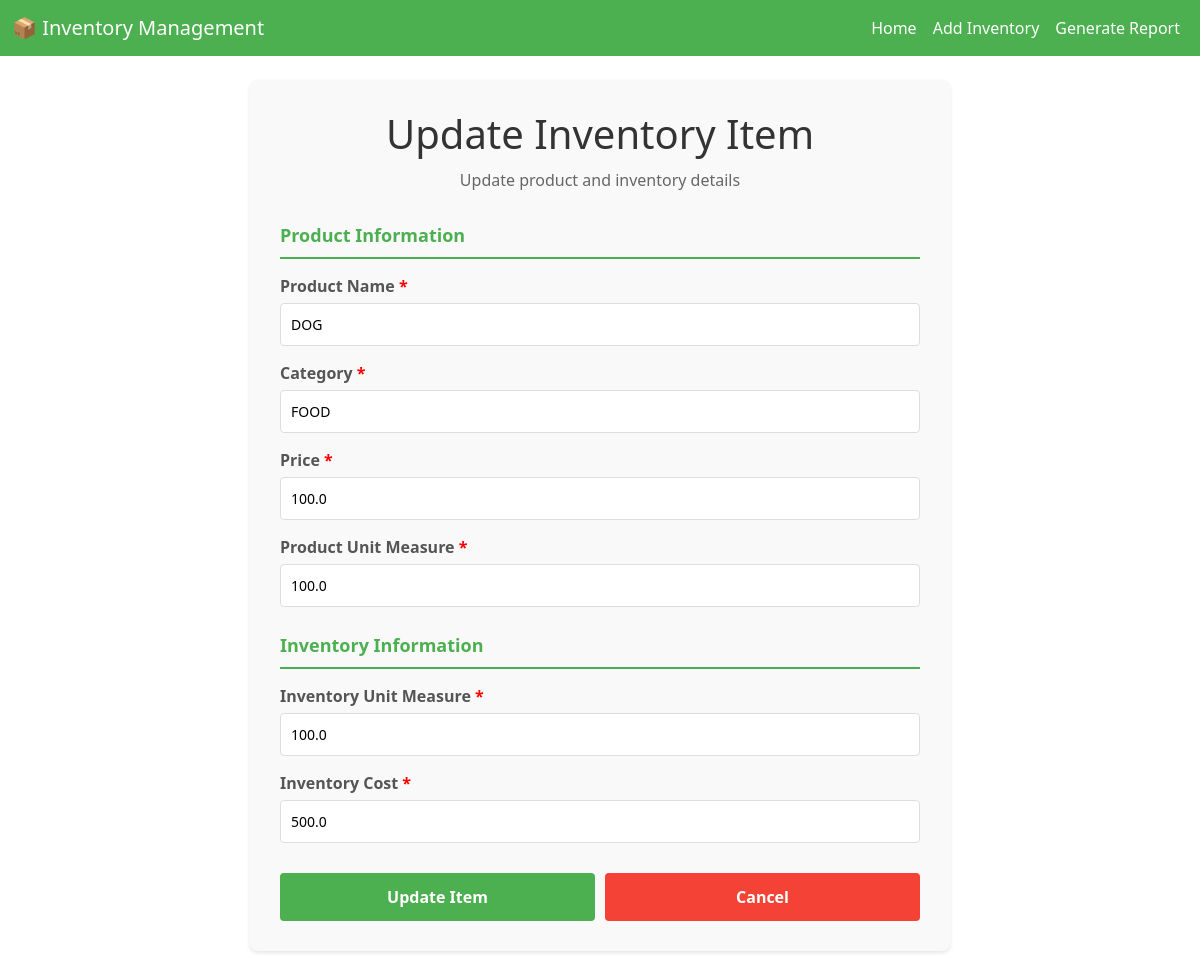
Screenshot of /inventory/update/1 with the database file from the repository.
### flask_site.py (models this page shows, shortened)
class Product(db.Model):
    __tablename__ = 'product'
    productID = db.Column(db.Integer, primary_key=True)
    productName = db.Column(db.String(255), nullable=False)
    category = db.Column(db.String(255), nullable=False)
    price = db.Column(db.Float, nullable=False)
    unitMeasure = db.Column(db.Float, nullable=False)

class Inventory(db.Model):
    __tablename__ = 'inventory'
    SKU = db.Column(db.Integer, primary_key=True)
    productID = db.Column(db.Integer, db.ForeignKey('product.productID'), nullable=False)
    quantityOnHand = db.Column(db.Float, nullable=False)
    isLowStock = db.Column(db.Boolean, default=False)
    inventoryCost = db.Column(db.Float, nullable=False)
    unitMeasure = db.Column(db.Float, nullable=False)
    product = db.relationship('Product', backref='inventory_items')

### flask_site.py (the view, shortened to what this page needs)
@app.route('/inventory/update/<int:sku>', methods=['GET', 'POST'])
def update_inventory_item(sku):
    inventory_item = Inventory.query.get_or_404(sku)
    product = Product.query.get(inventory_item.productID)
    return render_template('update_inventory.html', inventory=inventory_item, product=product)

### flask_site.py (called while the page is built)
@app.context_processor
def inject_now():
    return {'now': datetime.now()}

### templates/update_inventory.html (shortened to what this page needs)
{% extends 'base.html' %}
{% block content %}
<head>
</head>
<div class="form-container">
    <h1>Update Inventory Item</h1>
    <p class="subtitle">Update product and inventory details</p>
    <form method="POST">
        <div class="section-title">Product Information</div>
        <div class="form-group">
            <label for="productName">Product Name <span class="required">*</span></label>
            <input type="text"
                   name="productName"
                   id="productName"
                   value="{{ product.productName }}"
                   required>
        </div>
        <div class="form-group">
            <label for="category">Category <span class="required">*</span></label>
            <input type="text"
                   name="category"
                   id="category"
                   value="{{ product.category }}"
                   required>
        </div>
        <div class="form-group">
            <label for="price">Price <span class="required">*</span></label>
            <input type="number"
                   name="price"
                   id="price"
                   value="{{ product.price }}"
                   step="0.01"
                   min="0"
                   required>
        </div>
        <div class="form-group">
            <label for="productUnitMeasure">Product Unit Measure <span class="required">*</span></label>
            <input type="number"
                   name="productUnitMeasure"
                   id="productUnitMeasure"
                   value="{{ product.unitMeasure }}"
                   step="0.01"
                   min="0"
                   required>
        </div>
        <div class="section-title">Inventory Information</div>
        <div class="form-group">
            <label for="inventoryUnitMeasure">Inventory Unit Measure <span class="required">*</span></label>
            <input type="number"
                   name="inventoryUnitMeasure"
                   id="inventoryUnitMeasure"
                   value="{{ inventory.unitMeasure }}"
                   step="0.01"
                   min="0"
                   required>
        </div>
        <div class="form-group">
            <label for="inventoryCost">Inventory Cost <span class="required">*</span></label>
            <input type="number"
                   name="inventoryCost"
                   id="inventoryCost"
                   value="{{ inventory.inventoryCost }}"
                   step="0.01"
                   min="0"
                   required>
        </div>
        <div class="btn-container">
            <button type="submit" class="btn-submit">Update Item</button>
            <button type="button" class="btn-cancel" onclick="window.location.href='/'">Cancel</button>
        </div>
    </form>
</div>
{% endblock %}

### templates/update_inventory.html (style rules this page uses)
.form-container { max-width: 700px; margin: 20px auto; padding: 30px; background-color: #f9f9f9; border-radius: 8px; box-shadow: 0 2px 4px rgba(0,0,0,0.1); }
h1 { color: #333; text-align: center; margin-bottom: 10px; }
.subtitle { text-align: center; color: #666; margin-bottom: 30px; }
.section-title { font-size: 18px; font-weight: bold; color: #4CAF50; margin: 25px 0 15px 0; padding-bottom: 8px; border-bottom: 2px solid #4CAF50; }
.form-group { margin-bottom: 15px; }
label { display: block; margin-bottom: 5px; font-weight: bold; color: #555; }
input, select { width: 100%; padding: 10px; border: 1px solid #ddd; border-radius: 4px; box-sizing: border-box; font-size: 14px; }
.btn-container { display: flex; gap: 10px; margin-top: 30px; }
button { flex: 1; padding: 12px; border: none; border-radius: 4px; cursor: pointer; font-size: 16px; font-weight: bold; }
.btn-submit { background-color: #4CAF50; color: white; }
.btn-cancel { background-color: #f44336; color: white; }
.required { color: red; }

### rows the page displays
Product: productName "DOG", category "FOOD", price "100.0", productUnitMeasure "100.0"
Inventory: inventoryUnitMeasure "100.0", inventoryCost "500.0"
